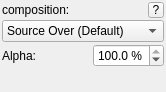
<?xml version="1.0" encoding="UTF-8"?>
<ui version="4.0">
 <class>Form</class>
 <widget class="QWidget" name="Form">
  <property name="geometry">
   <rect>
    <x>0</x>
    <y>0</y>
    <width>166</width>
    <height>92</height>
   </rect>
  </property>
  <property name="baseSize">
   <size>
    <width>0</width>
    <height>0</height>
   </size>
  </property>
  <layout class="QGridLayout" name="gridLayout">
   <property name="margin">
    <number>2</number>
   </property>
   <property name="spacing">
    <number>2</number>
   </property>
   <item row="0" column="0">
    <widget class="QLabel" name="label">
     <property name="sizePolicy">
      <sizepolicy hsizetype="Preferred" vsizetype="Preferred">
       <horstretch>0</horstretch>
       <verstretch>0</verstretch>
      </sizepolicy>
     </property>
     <property name="text">
      <string>composition:</string>
     </property>
    </widget>
   </item>
   <item row="2" column="0">
    <widget class="QLabel" name="label_2">
     <property name="sizePolicy">
      <sizepolicy hsizetype="Expanding" vsizetype="Preferred">
       <horstretch>0</horstretch>
       <verstretch>0</verstretch>
      </sizepolicy>
     </property>
     <property name="text">
      <string>Alpha:</string>
     </property>
    </widget>
   </item>
   <item row="2" column="1" colspan="2">
    <widget class="QDoubleSpinBox" name="alphaSpinBox">
     <property name="sizePolicy">
      <sizepolicy hsizetype="Expanding" vsizetype="Fixed">
       <horstretch>0</horstretch>
       <verstretch>0</verstretch>
      </sizepolicy>
     </property>
     <property name="buttonSymbols">
      <enum>QAbstractSpinBox::UpDownArrows</enum>
     </property>
     <property name="suffix">
      <string> %</string>
     </property>
     <property name="decimals">
      <number>1</number>
     </property>
     <property name="maximum">
      <double>100.000000000000000</double>
     </property>
     <property name="value">
      <double>100.000000000000000</double>
     </property>
    </widget>
   </item>
   <item row="0" column="2">
    <widget class="QToolButton" name="compositionHintButton">
     <property name="sizePolicy">
      <sizepolicy hsizetype="Expanding" vsizetype="Fixed">
       <horstretch>0</horstretch>
       <verstretch>0</verstretch>
      </sizepolicy>
     </property>
     <property name="maximumSize">
      <size>
       <width>16</width>
       <height>16</height>
      </size>
     </property>
     <property name="text">
      <string>?</string>
     </property>
     <property name="iconSize">
      <size>
       <width>10</width>
       <height>10</height>
      </size>
     </property>
    </widget>
   </item>
   <item row="1" column="0" colspan="3">
    <widget class="QComboBox" name="compositionBox">
     <property name="sizePolicy">
      <sizepolicy hsizetype="Expanding" vsizetype="Fixed">
       <horstretch>0</horstretch>
       <verstretch>0</verstretch>
      </sizepolicy>
     </property>
     <property name="currentIndex">
      <number>1</number>
     </property>
     <property name="minimumContentsLength">
      <number>1</number>
     </property>
     <property name="frame">
      <bool>true</bool>
     </property>
     <property name="modelColumn">
      <number>0</number>
     </property>
     <item>
      <property name="text">
       <string>Source</string>
      </property>
     </item>
     <item>
      <property name="text">
       <string>Source Over (Default)</string>
      </property>
     </item>
     <item>
      <property name="text">
       <string>Source In</string>
      </property>
     </item>
     <item>
      <property name="text">
       <string>Source Out</string>
      </property>
     </item>
     <item>
      <property name="text">
       <string>Source Atop</string>
      </property>
     </item>
     <item>
      <property name="text">
       <string>Clear</string>
      </property>
     </item>
     <item>
      <property name="text">
       <string>Destination</string>
      </property>
     </item>
     <item>
      <property name="text">
       <string>Destination Over</string>
      </property>
     </item>
     <item>
      <property name="text">
       <string>Destination In</string>
      </property>
     </item>
     <item>
      <property name="text">
       <string>Destination Out</string>
      </property>
     </item>
     <item>
      <property name="text">
       <string>Destination Atop</string>
      </property>
     </item>
     <item>
      <property name="text">
       <string>Xor</string>
      </property>
     </item>
     <item>
      <property name="text">
       <string>Plus</string>
      </property>
     </item>
     <item>
      <property name="text">
       <string>Screen</string>
      </property>
     </item>
     <item>
      <property name="text">
       <string>Darken</string>
      </property>
     </item>
     <item>
      <property name="text">
       <string>Color Dodge</string>
      </property>
     </item>
     <item>
      <property name="text">
       <string>Hard Light</string>
      </property>
     </item>
     <item>
      <property name="text">
       <string>Difference</string>
      </property>
     </item>
     <item>
      <property name="text">
       <string>Multiply</string>
      </property>
     </item>
     <item>
      <property name="text">
       <string>Overlay</string>
      </property>
     </item>
     <item>
      <property name="text">
       <string>Lighten</string>
      </property>
     </item>
     <item>
      <property name="text">
       <string>Color Burn</string>
      </property>
     </item>
     <item>
      <property name="text">
       <string>Soft Light</string>
      </property>
     </item>
     <item>
      <property name="text">
       <string>Exclusion</string>
      </property>
     </item>
    </widget>
   </item>
   <item row="3" column="0">
    <spacer name="verticalSpacer">
     <property name="orientation">
      <enum>Qt::Vertical</enum>
     </property>
     <property name="sizeHint" stdset="0">
      <size>
       <width>20</width>
       <height>40</height>
      </size>
     </property>
    </spacer>
   </item>
  </layout>
 </widget>
 <resources/>
 <connections/>
</ui>
